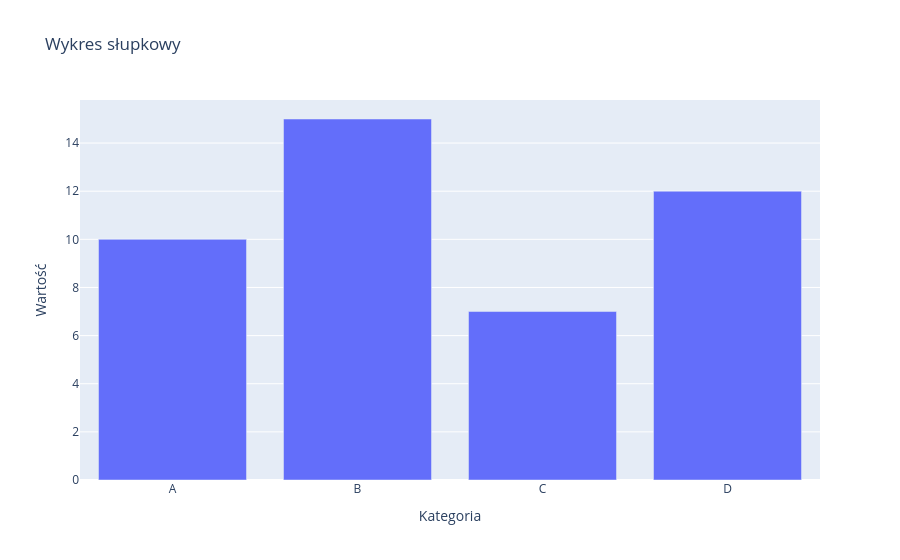

Here is the notebook cell this chart was saved with:
### Markdown cell above
### `graph_objects`: wykres słupkowy

### Code cell
categories = ['A', 'B', 'C', 'D']
values = [10, 15, 7, 12]

fig = go.Figure()
fig.add_trace(go.Bar(x=categories, y=values, name='Wykres słupkowy'))
fig.update_layout(title='Wykres słupkowy', xaxis_title='Kategoria', yaxis_title='Wartość')
fig.show()

### Figure 1 — Plotly figure (JSON) as saved in the notebook; plotly's stock layout.template omitted (floating-point values rounded to 4 significant figures)
{"data": [{"name": "Wykres słupkowy", "type": "bar", "x": ["A", "B", "C", "D"], "y": [10, 15, 7, 12]}], "layout": {"title": {"text": "Wykres słupkowy"}, "xaxis": {"title": {"text": "Kategoria"}}, "yaxis": {"title": {"text": "Wartość"}}}}
